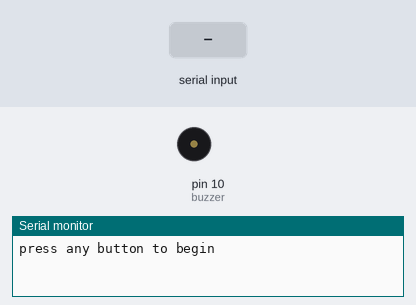
This sketch was run on a simulated Arduino Uno, built with avr-gcc and run on an emulated ATmega328P. On the bench: buzzer (waves = sounding), the last lines printed to the serial monitor. The test bench sets the inputs (shaded band).

Above: at 1.2 s.
1.3 s: "1" received over Serial
At 1.42 s:
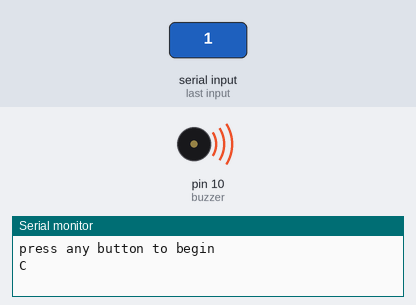
3.0 s: "2" received over Serial
At 4.1 s:
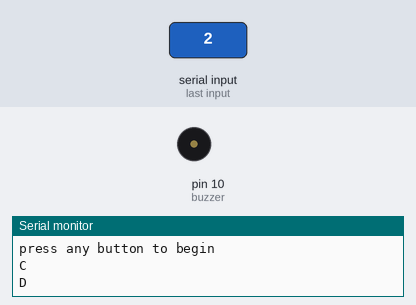
4.5 s: "3" received over Serial
At 4.62 s:
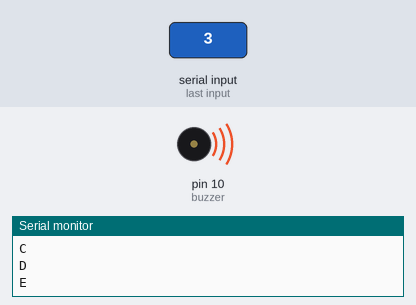
Timing chart, 0 to 7.5 s (numbered marks = the images above; inputs shaded):
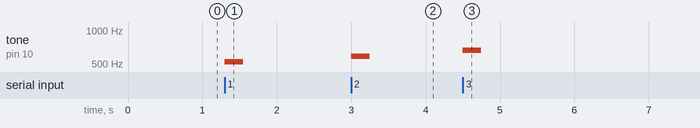

The sketch:

Buzzer2.ino
```cpp
#include <stdlib.h>
#include <unistd.h>
#define C5  523
#define CS5 554
#define D5  587
#define DS5 622
#define E5  659
#define F5  698
#define FS5 740
#define G5  784
#define GS5 831
#define A5_  880
#define AS5 932
#define B5  988
#define C6  1047

int buzzer = 10;
int mosquito = 17000;
float sounds[] = {16.35, 17.32, 18.35, 19.45, 20.60, 21.83, 23.12, 24.50, 25.96, 27.50, 29.14, 30.87, 32.70, 34.65, 36.71, 38.89, 41.20, 43.65, 46.25, 49.00, 51.91, 55.00, 58.27, 61.74, 65.41, 69.30, 73.42, 77.78, 82.41, 87.31, 92.50, 98.00, 103.83,  110.00, 116.54, 123.47, 130.81, 138.59, 146.83,  155.56, 164.81, 174.61, 185.00, 196.00, 207.65, 220.00, 233.08, 246.94, 261.63, 277.18, 293.66, 311.13, 329.63, 349.23, 369.99, 392.00, 415.30, 440.00, 466.16, 493.88, 523.25, 554.37, 587.33, 622.25, 659.25, 698.46, 739.99, 783.99, 830.61, 880.00, 932.33, 987.77, 1046.50, 1108.73, 1174.66, 1244.51, 1318.51, 1396.91, 1479.98, 1567.98, 1661.22, 1760.00, 1864.66, 1975.53, 2093.00, 2217.46, 2349.32, 2489.02, 2637.02, 2793.83, 2959.96, 3135.96, 3322.44, 3520.00, 3729.31, 3951.07, 4186.01, 4434.92, 4698.63, 4978.03, 5274.04, 5587.65, 5919.91,  6271.93, 6644.88, 7040.00, 7458.62, 7902.13};
int arraySize = sizeof(sounds);
//float C0, CS0_Db0, D0, DS0_Eb0, E0, F0, FS0_Gb0, G0, GS0_Ab0, A0_, AS0_Bb0, B0, C1, CS1_Db1, D1, DS1_Eb1, E1, F1, FS1_Gb1, G1, GS1_Ab1, A1_, AS1_Bb1, B1, C2, CS2_Db2, D2, DS2_Eb2, E2, F2, FS2_Gb2, G2, GS2_Ab2, A2_, AS2_Bb2, B2, C3, CS3_Db3, D3, DS3_Eb3, E3, F3, FS3_Gb3, G3, GS3_Ab3, A3_, AS3_Bb3, B3, C4, CS4_Db4, D4, DS4_Eb4, E4, F4, FS4_Gb4, G4, GS4_Ab4, A4_, AS4_Bb4, B4, C5, CS5_Db5, D5, DS5_Eb5, E5, F5, FS5_Gb5, G5, GS5_Ab5, A5_, AS5_Bb5, B5, C6, CS6_Db6, D6, DS6_Eb6, E6, F6, FS6_Gb6, G6, GS6_Ab6, A6, AS6_Bb6, B6, C7, CS7_Db7, D7, DS7_Eb7, E7, F7, FS7_Gb7, G7, GS7_Ab7, A7, AS7_Bb7, B7, C8, CS8_Db8, D8, DS8_Eb8, E8, F8, FS8_Gb8, G8, GS8_Ab8, A8, AS8_Bb8, B8;
//float note[] = {C0, CS0_Db0, D0, DS0_Eb0, E0, F0, FS0_Gb0, G0, GS0_Ab0, A0_, AS0_Bb0, B0, C1, CS1_Db1, D1, DS1_Eb1, E1, F1, FS1_Gb1, G1, GS1_Ab1, A1_, AS1_Bb1, B1, C2, CS2_Db2, D2, DS2_Eb2, E2, F2, FS2_Gb2, G2, GS2_Ab2, A2_, AS2_Bb2, B2, C3, CS3_Db3, D3, DS3_Eb3, E3, F3, FS3_Gb3, G3, GS3_Ab3, A3_, AS3_Bb3, B3, C4, CS4_Db4, D4, DS4_Eb4, E4, F4, FS4_Gb4, G4, GS4_Ab4, A4_, AS4_Bb4, B4, C5, CS5_Db5, D5, DS5_Eb5, E5, F5, FS5_Gb5, G5, GS5_Ab5, A5_, AS5_Bb5, B5, C6, CS6_Db6, D6, DS6_Eb6, E6, F6, FS6_Gb6, G6, GS6_Ab6, A6, AS6_Bb6, B6, C7, CS7_Db7, D7, DS7_Eb7, E7, F7, FS7_Gb7, G7, GS7_Ab7, A7, AS7_Bb7, B7, C8, CS8_Db8, D8, DS8_Eb8, E8, F8, FS8_Gb8, G8, GS8_Ab8, A8, AS8_Bb8, B8};
/*
void noteFrequency(){
  for(int i = 0; i <= arraySize; i++){
//    note[i] = sounds[i];
  }
}
*/

void setup() {
  pinMode(buzzer, OUTPUT);
  Serial.begin(9600);
  Serial.println("press any button to begin");
}
void buzz(int note){
  tone(buzzer, note, 500);
  delay(100);
}
/*void music(){
  song[]={C0, A0_, B8, G7};
  lengthSong = sizeof(song);
  for(int j = 0; j<= lengthSong; song++){
  buzz(song[j]);
  }
  delay(10000);
}
*/
void loop() {
  if (Serial.available() > 0) { //check to see if serial is available

      int keyboard = Serial.read(); //serial reads user input

  switch (keyboard) {
      case '1':
        Serial.println("C");
        tone(buzzer, C5, 250);
        break;
      case '2':
        Serial.println("D");
        tone(buzzer, D5, 250);
        break;
      case '3':
        Serial.println("E");
        tone(buzzer, E5, 250);
        break;
      case '4':
        Serial.println("F");
        tone(buzzer, F5, 250);
        break;
      case '5':
        Serial.println("G");
        tone(buzzer, G5, 250);
        break;
      case '6':
        Serial.println("A");
        tone(buzzer, A5_, 250);
        break;
      case '7':
        Serial.println("B");
        tone(buzzer, B5, 250);
        break;
      case '8':
        Serial.println("C");
        tone(buzzer, C6, 250);
        break;
    }
  //music();
  }
}


/*
int array[] = {15, 50, 34, 20, 10, 79, 100};
int n;
n = sizeof(array);
printf("Size of the given array is %d\n", n_sizeof(int));
return 0;

song[]={a4, c4,d, e};
lengthSong = sizeof(song);
for(int j =0; j<= lengthSong; song++){
  buzz(song[j]);
}

//
int a1, a2, a3, a4;
note[] = {a1, a2, a3, a4};
*/
```

Measured:
- after the input at 1.3 s, tone on pin 10 (buzzer): silent → 523 Hz at once, → silent 0.25 s later
- after the input at 3.0 s, tone on pin 10 (buzzer): silent → 587 Hz at once, → silent 0.25 s later
- after the input at 4.5 s, tone on pin 10 (buzzer): silent → 659 Hz at once, → silent 0.25 s later
